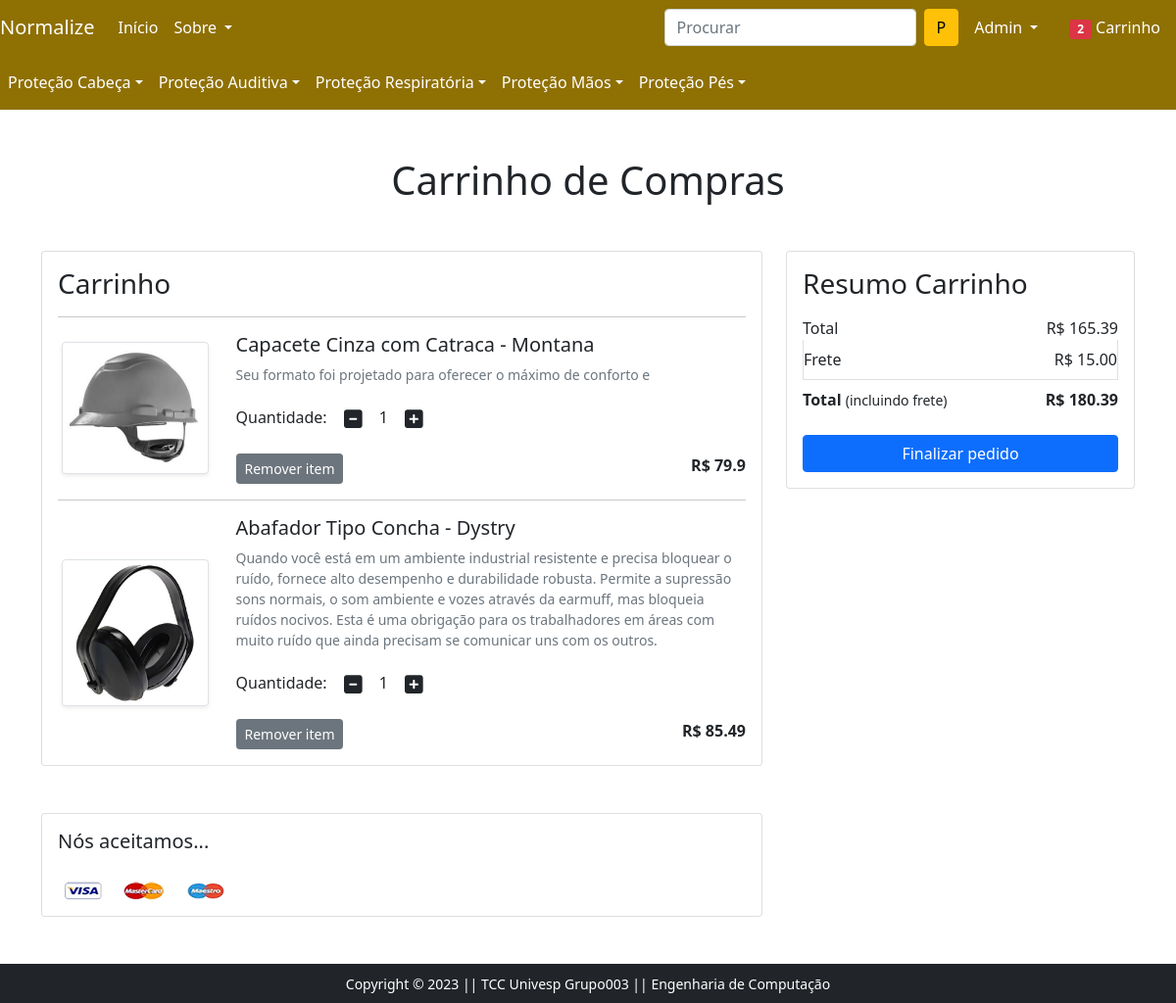
The app's page /cart/ (signed in) with its own data.
### app/models.py (models this page shows, shortened)
class Cart(models.Model):
    user = models.ForeignKey(User, on_delete=models.CASCADE)
    product = models.ForeignKey(Product, on_delete=models.CASCADE)
    quantity = models.PositiveIntegerField(default=1)

class Product(models.Model):
    title = models.CharField(max_length=100)
    selling_price = models.FloatField()
    discounted_price = models.FloatField()
    description = models.TextField()
    brand = models.CharField(max_length=100)
    category = models.CharField(choices=CATEGORY_CHOICES,max_length=2)
    sub_category = models.TextField()
    product_image = models.ImageField(upload_to='productimg')

### app/views.py (the view)
# urls.py: path('cart/', views.show_cart, name='showcart'),
@login_required
def show_cart(request):
    totalitem = 0
    if request.user.is_authenticated:
        totalitem = len(Cart.objects.filter(user=request.user))
        user = request.user
        cart = Cart.objects.filter(user=user)
        amount = 0.0
        shipping_amount = 15.0
        total_amount = 0.0
        cart_product = [p for p in Cart.objects.all() if p.user == user]
    if cart_product:
        for p in cart_product:
            tempamount = (p.quantity * p.product.discounted_price)
            amount += tempamount
            totalamount = amount + shipping_amount
            totalamount = ("%.2f" % totalamount)
        return render(request, 'app/addtocart.html',
        {'carts':cart, 'totalamount':totalamount, 'amount':amount, 'totalitem':totalitem})
    else:
        return render(request, 'app/emptycart.html',{'totalitem':totalitem})

### app/templates/app/addtocart.html (shortened to what this page needs)
{% extends 'app/base.html' %}
{% load static %}
{% block main-content %}
<div class="container my-5">
 <div class="row">
  <h1 class="text-center mb-5">Carrinho de Compras</h1>
  <div class="col-sm-8">
  <div class="card">
   <div class="card-body">
    <h3>Carrinho</h3>
    {% for cart in carts %}
    <hr>
    <div class="row">
     <div class="col-sm-3 text-center align-self-center"><img src="{{cart.product.product_image.url}}" alt="" srcset="" class="img-fluid img-thumbnail shadow-sm" height="150" width="150"> </div>
     <div class="col-sm-9">
      <div>
       <h5>{{cart.product.title}}</h5>
       <p class="mb-2 text-muted small">{{cart.product.description}}</p>
       <div class="my-3">
        <label for="quantity">Quantidade:</label>
        <a class="minus-cart btn" pid="{{cart.product.id}}"><i class="fas fa-minus-square fa-lg"></i></a>
          <span id="quantity">{{cart.quantity}}</span>
        <a class="plus-cart btn" pid="{{cart.product.id}}"><i class="fas fa-plus-square fa-lg"></i></a>
       </div>
       <div class="d-flex justify-content-between">
        <a href="#" class="btn btn-sm btn-secondary mr-3 remove-cart" pid="{{cart.product.id}}">Remover item </a>
        <p class="mb-0"><span><strong>R$ {{cart.product.discounted_price}}</strong></span></p>
       </div>
      </div>
     </div>
    </div>
    {% endfor %}
   </div>
   </div>
  </div>
  <div class="col-sm-4">
   <div class="card">
    <div class="card-body">
      <h3>Resumo Carrinho</h3>
      <ul class="list-group">
       <li class="list-group-item d-flex justify-content-between align-items-center border-0 px-0 pb-0">Total<span>R$ <span id="amount">{{amount}}</span></span></li>
       <li class="list-group-item d-flex justify-content-between align-items-center px-0">Frete<span>R$ 15.00</span></li>
       <li class="list-group-item d-flex justify-content-between align-items-center border-0 px-0 mb-3">
        <div>
           <strong>Total</strong> <small>(incluindo frete)</small>
         </div>
         <span><strong>R$ <strong id="totalamount">{{totalamount}}</strong></strong></span>
       </li>
      </ul>
      <div class="d-grid"><a href="{% url 'checkout' %}" class="btn btn-primary">Finalizar pedido</a></div>
    </div>
   </div>
  </div>
 </div>
</div>
<div class="container">
 <div class="row">
  <div class="col-sm-8">
   <div class="card">
    <div class="card-body">
      <h5 class="mb-4">Nós aceitamos...</h5>
      <img src="{% static 'app/images/payment.png' %}" alt="" class="img-fluid">
    </div>
  </div>
  </div>
 </div>
</div>
{% endblock main-content %}

### app/templates/app/base.html (shortened to what this page needs)
<!doctype html>
{% load static %}
<html lang="en">
  <head>
    <link href="https://cdn.jsdelivr.net/npm/bootstrap@5.0.0-beta1/dist/css/bootstrap.min.css" rel="stylesheet">
    <link rel="stylesheet" href="{% static 'app/css/owl.carousel.min.css' %}">
    <link rel="stylesheet" href="{% static 'app/css/all.min.css' %}">
    <link rel="stylesheet" href="{% static 'app/css/style.css' %}">
  </head>
  <body>
    <nav class="navbar navbar-expand-lg navbar-dark" style="background-color: #8f7003;">
       <a class="navbar-brand" href="/">Normalize</a>
       <div class="collapse navbar-collapse" id="navbarSupportedContent">
         <ul class="navbar-nav me-auto mb-2 mb-lg-0">
           <li class="nav-item">
             <a class="nav-link active" aria-current="page" href="/">Início</a>
           </li>
           <li class="nav-item dropdown">
            <a class="nav-link dropdown-toggle text-white" href="#" id="apresentacaoDropdown" role="button" data-bs-toggle="dropdown" aria-expanded="false">
              Sobre
            </a>
          </li>
         </ul>
         <form class="d-flex">
           <input class="form-control me-2" type="search" placeholder="Procurar" aria-label="Search">
           <button class="btn btn-warning" type="submit">P</button>
         </form>
         <div>
          <ul class="navbar-nav me-auto mb-2 mb-lg-0">
          {% if request.user.is_authenticated %}
           <li class="nav-item dropdown mx-2">
              <a class="nav-link dropdown-toggle text-white" href="#" id="profileDropdown" role="button" data-bs-toggle="dropdown" aria-expanded="false">
                {{request.user.username|capfirst}}
              </a>
            </li>
            <li class="nav-item mx-2">
             <a href="{% url 'showcart' %}" class="nav-link text-white"><span class="badge bg-danger">{{totalitem}}</span> Carrinho </a>
            </li>
          {% endif %}
          </ul>
         </div>
       </div>
    </nav>
  <nav class="navbar navbar-expand-lg navbar-light" style="background-color: #8f7003;">
    <div class="collapse navbar-collapse" id="navbarSupportedContent">
      <ul class="navbar-nav me-auto mb-2 mb-lg-0">
      <li class="nav-item dropdown">
        <a class="nav-link dropdown-toggle text-white" href="#" id="cabecaDropdown" role="button" data-bs-toggle="dropdown" aria-expanded="false">Proteção Cabeça</a>
      </li>
      <li class="nav-item dropdown">
        <a class="nav-link dropdown-toggle text-white" href="#" id="auditivaDropdown" role="button" data-bs-toggle="dropdown" aria-expanded="false">Proteção Auditiva</a>
      </li>
      <li class="nav-item dropdown">
       <a class="nav-link dropdown-toggle text-white" href="#" id="respiratoriaDropdown" role="button" data-bs-toggle="dropdown" aria-expanded="false">Proteção Respiratória</a>
      </li>
     <li class="nav-item dropdown">
      <a class="nav-link dropdown-toggle text-white" href="#" id="maoDropdown" role="button" data-bs-toggle="dropdown" aria-expanded="false">Proteção Mãos</a>
    </li>
    <li class="nav-item dropdown">
      <a class="nav-link dropdown-toggle text-white" href="#" id="pesDropdown" role="button" data-bs-toggle="dropdown" aria-expanded="false">Proteção Pés</a>
    </li>
    </ul>
</nav>
    {% block main-content %} {% endblock main-content %}
    <footer class="container-fluid bg-dark text-center p-2 mt-5">
        <small class="text-white">Copyright &copy; 2023 || TCC Univesp Grupo003 || Engenharia de Computação
        </small>
    </footer>
  </body>
</html>

### records on screen
Cart: product.product_image (picture), product "Capacete Cinza com Catraca - Montana", product.description "Seu formato foi projetado para oferecer o máximo de conforto e", quantity "1", product.discounted_price "79.9"
Cart: product.product_image (picture), product "Abafador Tipo Concha - Dystry", product.description "Quando você está em um ambiente industrial resistente e precisa bloquear o ruído, fornece alto desempenho e durabilidade robusta. Permite a supressão sons normais, o som ambiente e vozes através da earmuff, mas bloqueia ruídos nocivos. Esta é uma obrigação para os trabalhadores em áreas com muito ruído que ainda precisam se comunicar uns com os outros.", quantity "1", product.discounted_price "85.49"

### other values on screen
{{ request.user.username|capfirst }} "Admin"
{{ totalitem }} "2"
{{ amount }} "165.39"
{{ totalamount }} "180.39"
